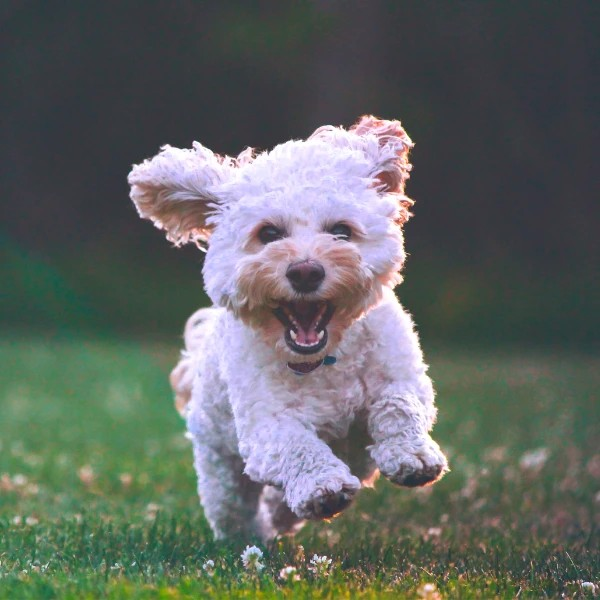
#> input picture Operadores-Geometricos/test.jpg, 600 x 600 px
$ jupyter execute WarpAffine.ipynb
#> lines starting #> are read from the running program, lines starting #| are printed output that depends on the picture
#> the answer given: test.jpg
[cell 1]
import cv2
import numpy as np
import math
import random
from tkinter import Tk
from tkinter.filedialog import askopenfilename

def warp_my(filename,M,rsize):
    img = filename
    rows, cols = rsize
    rows1, cols1 = img.shape[:2]
    img_output = np.zeros((rsize[0],rsize[1],3), np.uint8)
    X1 = np.float32([0,0])
    A = np.float32([ [M[0,0],M[0,1]], [M[1,0],M[1,1] ]])

    for x in range(rows-1):
        for y in range(cols-1):
            Y1 = np.float32([ [x-M[0,2]],[y-M[1,2]] ])
            cv2.solve(A,Y1,X1)
            newx = int(X1[0])
            newy = int(X1[1])
            if(newx>0 and newx < rows1 and newy < cols1 and newy>0):
                img_output[x,y,0] = img[newx,newy,0]
                img_output[x,y,1] = img[newx,newy,1]
                img_output[x,y,2] = img[newx,newy,2]
    return img_output

def rotation(filename, angle, scale = 1):
#> called with filename = 'test.jpg', angle = 30, scale = 1
    angle = 360-angle
    img = cv2.imread(filename)
#> img is the input picture: shape (600, 600, 3); mean B, G, R 99.5, 102.8, 97.4
    rows, cols = img.shape[:2]
#> rows = 600; cols = 600

    alpha = scale*math.cos(math.radians(angle))
    betha = scale*math.sin(math.radians(angle))
    center_x = cols/2
#> center_x = 300
    center_y = rows/2
#> center_y = 300
    M = np.ndarray(shape=(2,3), buffer = np.array([[alpha,betha,(1-alpha)*center_x-betha*center_y],[-betha,alpha,betha*center_x+(1-alpha)*center_y]]))


    newX,newY = rows*scale,cols*scale
#> newX = 600; newY = 600
    sen = math.sin(math.radians(angle))
    cos = math.cos(math.radians(angle))
    newX,newY = (abs(sen*newY) + abs(cos*newX),abs(sen*newX) + abs(cos*newY))
#> newX = 819.6; newY = 819.6

    (tx,ty) = ((newX-rows)/2,(newY-cols)/2)
#> tx = 109.8; ty = 109.8
    M[0,2] += tx
    M[1,2] += ty

    img_output = warp_my(img, M, (int(newX),int(newY)))
#> after the loop in warp_my, `for x in range(rows-1):`:
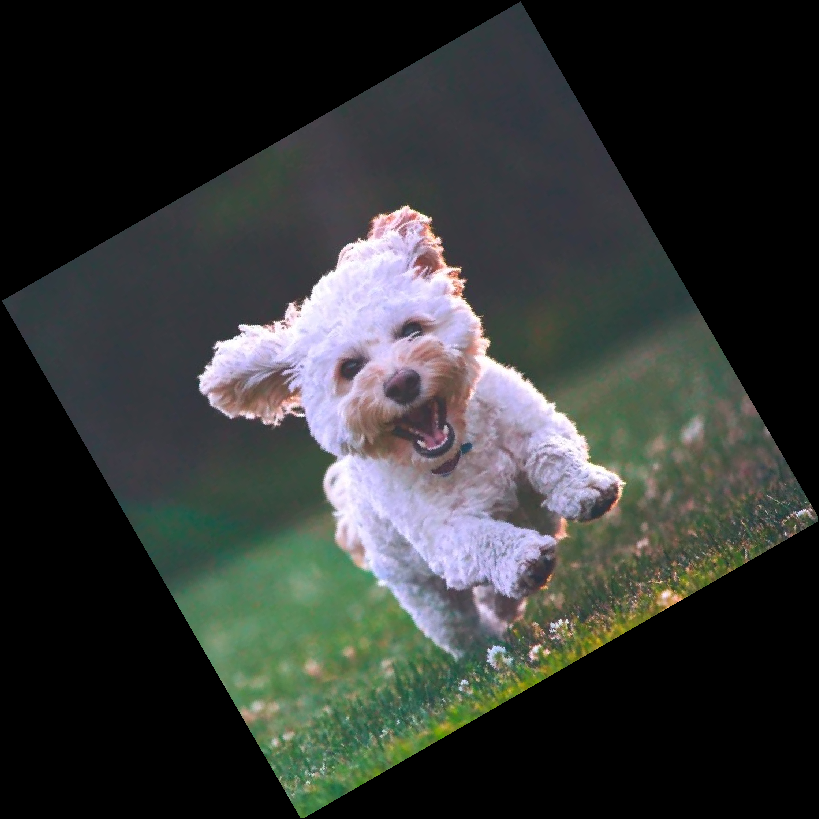
#> img_output: shape (819, 819, 3); mean B, G, R 53.3, 55.1, 52.2
    strr = "rotation_"+str(random.random())+".jpg"
    cv2.imwrite(strr,img_output)
    return strr


filename = askopenfilename()

rotation(filename,30)


$ run again, on Operadores-Geometricos/rotation_0.9187884472552363.jpg
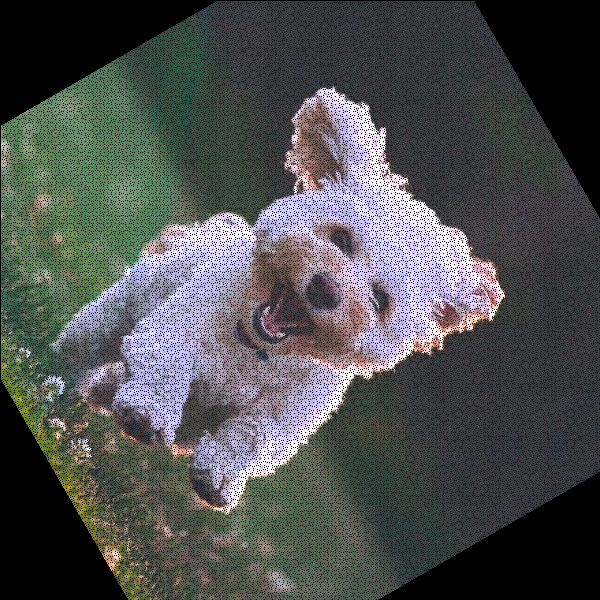
#> input picture Operadores-Geometricos/rotation_0.9187884472552363.jpg, 600 x 600 px
#> in rotation, img is the input picture: shape (600, 600, 3); mean B, G, R 77.3, 78.1, 75.4
#> after the loop in warp_my, `for x in range(rows-1):`:
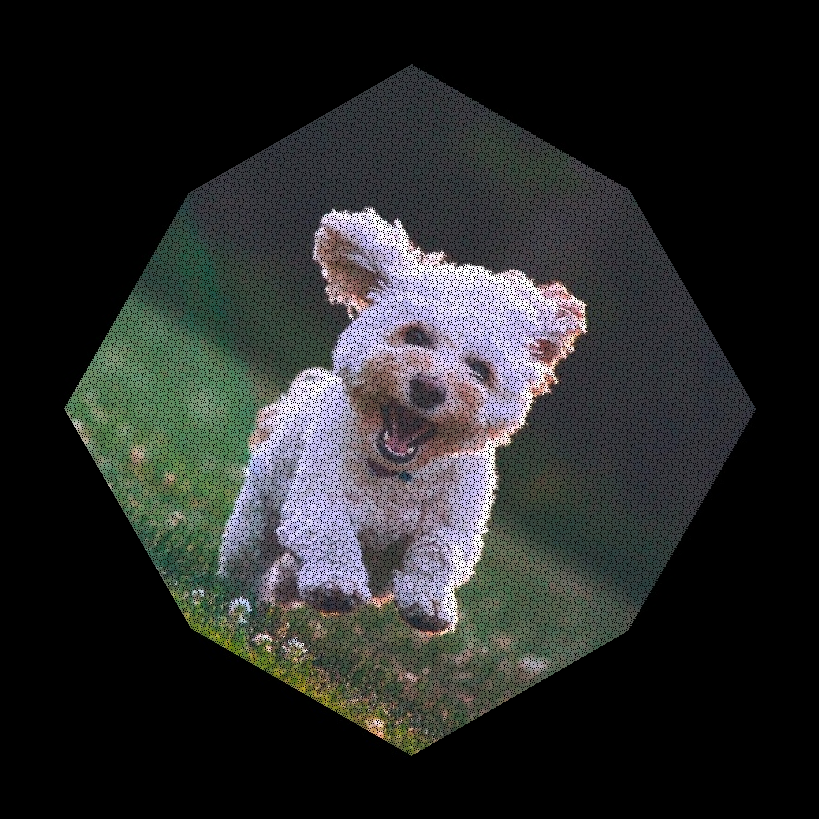
#> img_output: shape (819, 819, 3); mean B, G, R 41.3, 41.7, 40.2

$ run again, on Operadores-Geometricos/shear_0.6101209747589892.jpg
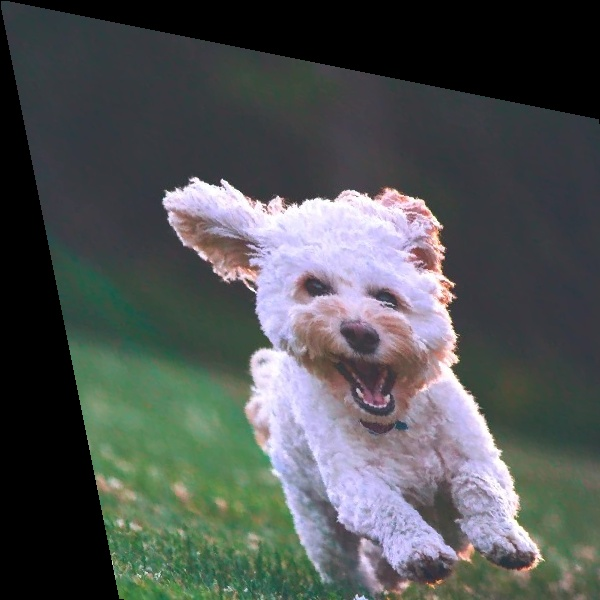
#> input picture Operadores-Geometricos/shear_0.6101209747589892.jpg, 600 x 600 px
#> in rotation, img is the input picture: shape (600, 600, 3); mean B, G, R 84.2, 84.2, 80.2
#> after the loop in warp_my, `for x in range(rows-1):`:
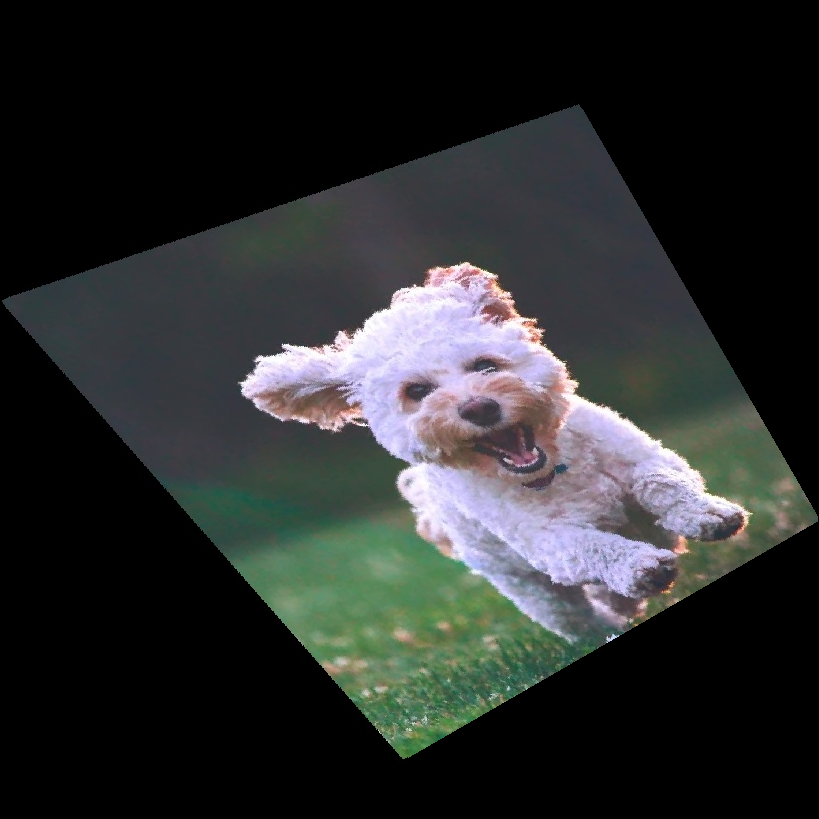
#> img_output: shape (819, 819, 3); mean B, G, R 45.2, 45.2, 43
